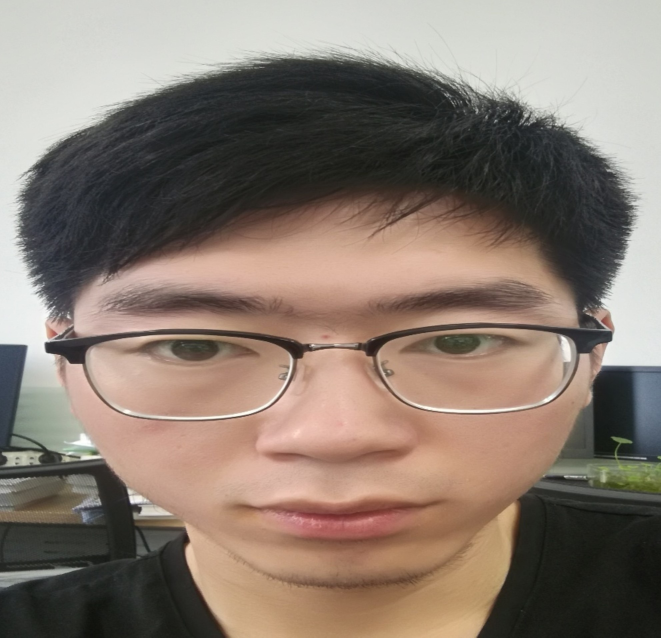
#> input picture test.jpg, 1982 x 1912 px (shown at 1/3 size)
$ python ImageProcess.py
#> lines starting #> are read from the running program, lines starting #| are printed output that depends on the picture
import numpy as np
import cv2 as cv
from matplotlib import pyplot as plt
import sys
import copy

#python 图像翻转,自定义翻转

img = cv.imread(r'./test.jpg')
#> img is the input picture: shape (1912, 1982, 3); mean B, G, R 111.9, 122.6, 137.1

# [56 lines left out: functions flip, Dewatermark, not called in this run]


if __name__=='__main__':
    print(img.shape)
#| (1912, 1982, 3)
    img=cv.flip(img,1)
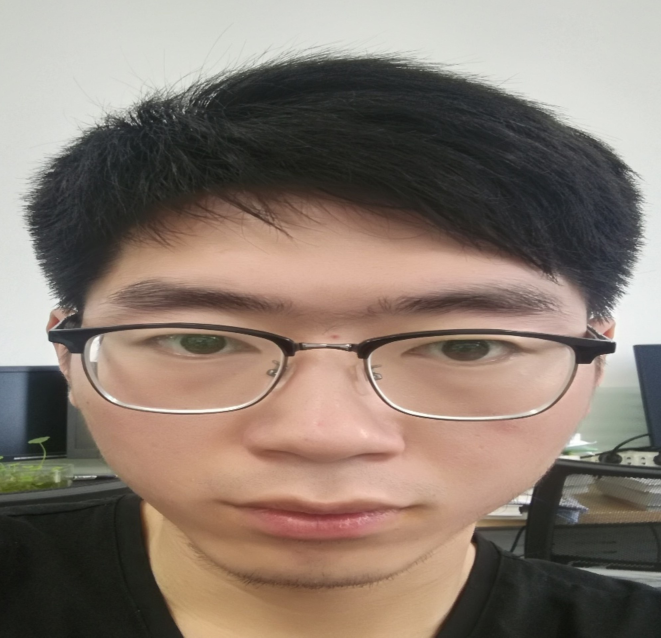
#> img: shape (1912, 1982, 3) (shown at 1/3 size); mean B, G, R 111.9, 122.6, 137.1
    cv.imshow('',img)
    cv.waitKey()

$ run again, with 123.jpg copied over test.jpg
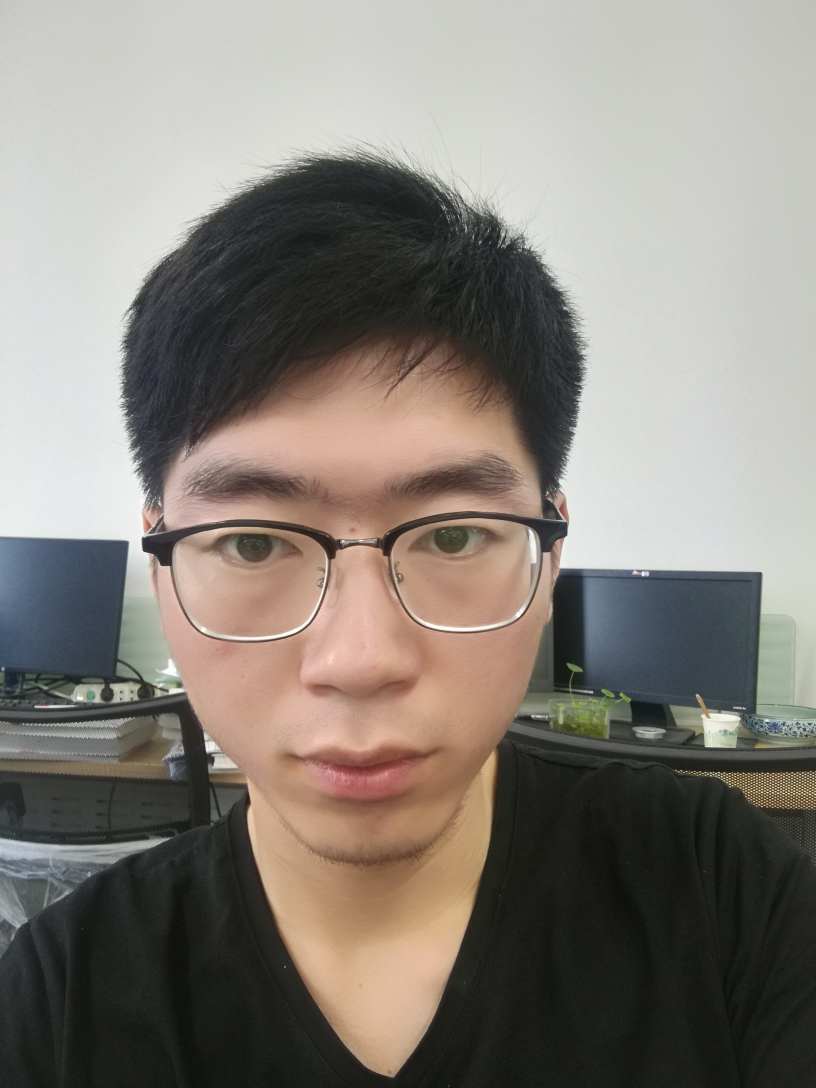
#> input picture 123.jpg, 2448 x 3264 px (shown at 1/3 size)
#> img is the input picture: shape (3264, 2448, 3); mean B, G, R 121.2, 128.6, 134.5
#| (3264, 2448, 3)
#> `img=cv.flip(img,1)`:
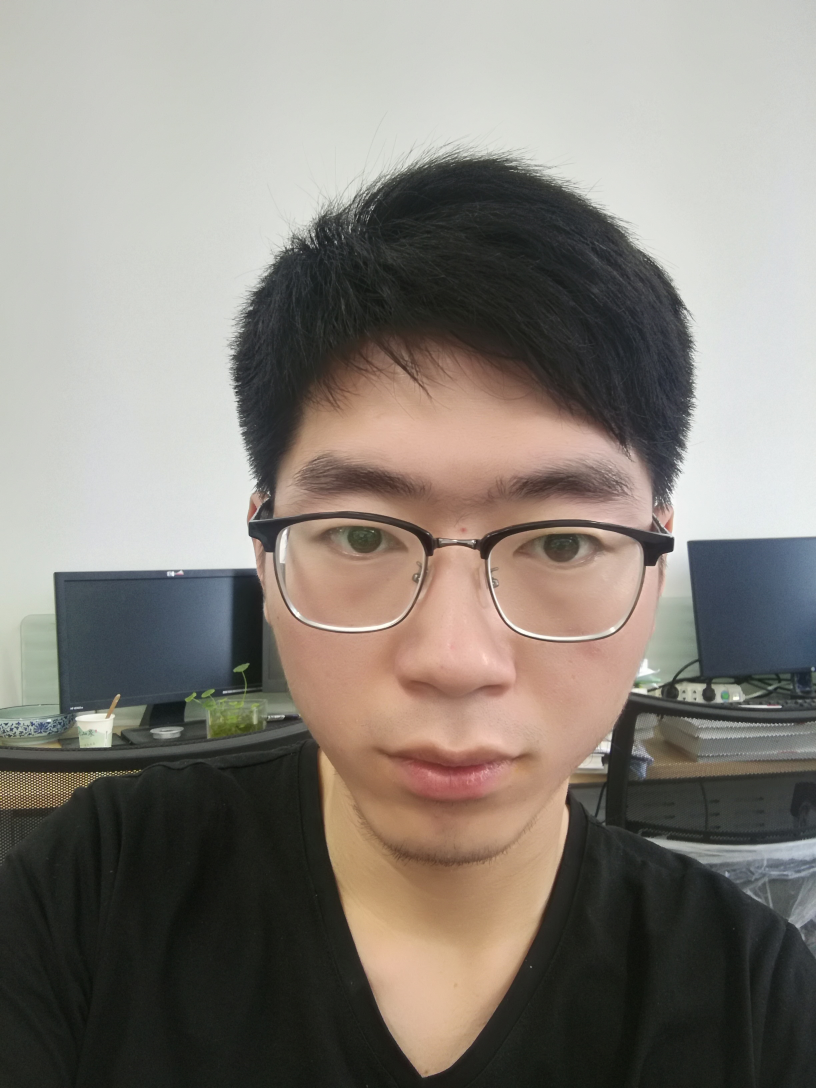
#> img: shape (3264, 2448, 3) (shown at 1/3 size); mean B, G, R 121.2, 128.6, 134.5
